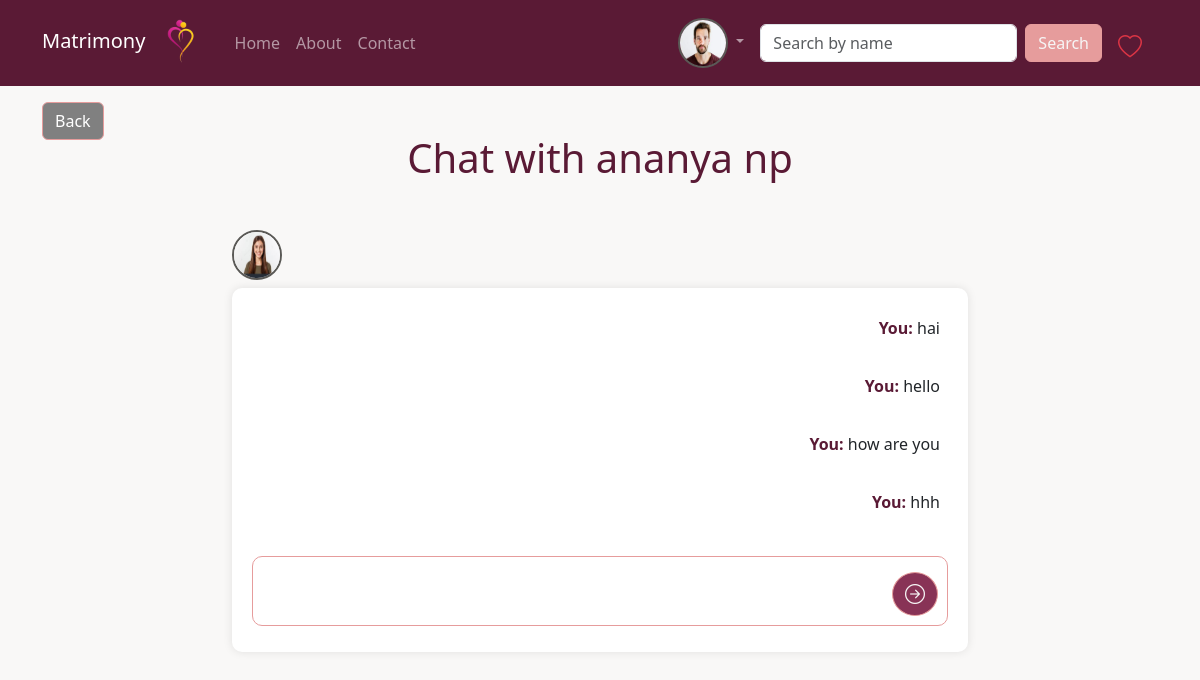
Page /user/chatbox/3/ (signed in) on the committed database.
### account/models.py (models this page shows, shortened)
class User(AbstractUser):
    GENDER_CHOICES = (
        ('MALE', 'Male'),
        ('FEMALE', 'Female'),
        ('OTHERS', 'Other'),
    )
    EXPERTISE_CHOICES = (
        ('BEGINNER', 'Beginner'),
        ('IINTERMEDIATE', 'Intermediate'),
        ('EXPERT', 'Expert'),
    )
    INTERESTS_CHOICES = (
        ('READING', 'Reading'),
        ('WRITING', 'Writing'),
        ('MUSIC', 'Music'),
        ('OTHERS', 'Others'),
    )
    HOBBIES_CHOICES = (
        ('DANCE', 'Dance'),
        ('TRAVEL', 'Travel'),
        ('FOOTBALL', 'Football'),
        ('CRICKET', 'Cricket'),
        ('OTHER', 'Other_activities'),
    )
    profile_photo = models.ImageField(
        upload_to='profile_photos/',
        blank=True,
        verbose_name='Profile photo'
    )
    date_of_birth = models.DateField(
        null=True,
        blank=False,
        verbose_name='Date of birth'
    )
    gender = models.CharField(
        max_length=10,
        choices=GENDER_CHOICES,
        blank=False,
        verbose_name='Gender',
        default='MALE'
    )
    phone_number = models.CharField(
        max_length=15,
        unique=True,
        blank=True,
        null=True,
        verbose_name='Phone number'
    )
    age = models.PositiveIntegerField(null=True, blank=True)
    hobbies = models.TextField(max_length=255, blank=False)
    interests = models.TextField(max_length=255, blank=False)
    smoking_status = models.CharField(max_length=20,default='Non-smoker', choices=[('Non-smoker', 'Non-smoker'),('Smoker', 'Smoker'),('Occasional', 'Occasional'),])
    drinking_status = models.CharField(max_length=20,default='Non-drinker', choices=[('Non-drinker', 'Non-drinker'),('Drinker', 'Drinker'),('Occasional', 'Occasional'),])
    qualification = models.CharField(max_length=255, blank=False
                                     ,choices=[('SSLC', 'SSLC'), ('PLUSTWO', 'PLUSTWO'), ('BACHELOR', 'BACHELOR'), ('MASTERS', 'MASTERS'), ('PHD', 'PHD')]
)
    company_name = models.CharField(max_length=255, blank=True)
    designation = models.CharField(max_length=255, blank=True)
    location = models.CharField(max_length=255, blank=True)
    job_title = models.CharField(max_length=255, blank=True)
    expertise = models.CharField(
        max_length=100,
        choices=EXPERTISE_CHOICES,
        blank=True,
        verbose_name='Expertise',
        default=''
    )

### user/models.py (models this page shows, shortened)
class Message(models.Model):
    sender = models.ForeignKey(User, related_name='sent_messages', on_delete=models.CASCADE)
    recipient = models.ForeignKey(User, related_name='received_messages', on_delete=models.CASCADE)
    content = models.TextField()
    timestamp = models.DateTimeField(auto_now_add=True)

### user/views.py (the view)
# urls.py: path('chatbox/<int:user_id>/', chat_view, name='chatbox'),
@login_required
def chat_view(request, user_id):
    partner = get_object_or_404(User, id=user_id)
    messages = Message.objects.filter(
        sender=request.user, recipient=partner
    ) | Message.objects.filter(
        sender=partner, recipient=request.user
    ).order_by('timestamp')
    context = {
        'partner': partner,
        'messages': messages
    }
    return render(request, 'chatbox.html', context)

### user/templates/chatbox.html (shortened to what this page needs)
{% extends 'usernav/shared/navbar.html' %}
{% block content %}
<link rel="stylesheet" href="https://cdnjs.cloudflare.com/ajax/libs/bootstrap-icons/1.10.3/font/bootstrap-icons.min.css">
<div class="container">
    <div class="row">
        <div class="col">
            <button type="button" class="btn btn-secondary my-3"  style="color: rgb(246, 245, 245); background-color: grey; border-color: rgb(230, 156, 156);">
                <a style="text-decoration: none;color: white;" href="{% url 'user:inbox'%}">Back</a>
            </button>
        </div>
        <div class="col-8">
            <h1 class="text-center my-5" style="color: rgb(90, 26, 53);">Chat with {{ partner.get_full_name }}</h1>
            <a href="{% url 'user:partner_profile' partner.id %}" class="">
                <img src="{{partner.profile_photo.url }}" alt="Profile Photo" width="50" height="50" style="border-radius: 25px;border: 2px solid rgb(90, 89, 86);" class="profile-photo">
            </a>
            <div class="chat-container mt-2">
                <div id="chat-messages">
                    {% for message in messages %}
                    <div class="row mb-2">
                        {% if message.sender == request.user %}
                            <div class="col-12 d-flex justify-content-end">
                                <div class="chat-message   p-2 rounded" style="max-width: 60%;">
                                    <p class="mb-0"><strong>You:</strong> {{ message.content }}</p>
                                </div>
                            </div>
                        {% endif %}
                    </div>
                {% endfor %}
                </div>
                <form method="post" action="{% url 'user:send_message' partner.id %}">
                    <div class="textarea-container mt-4">
                        <textarea name="content" rows="2" required></textarea>
                        <div class="send-button">
                            <button type="submit" class="btn btn-custom">
                                <i class="bi bi-arrow-right-circle fs-5"></i>
                            </button>
                        </div>
                    </div>
                </form>
            </div>
        </div>
        <div class="col"></div>
    </div>
</div>
{% endblock %}

### user/templates/usernav/shared/navbar.html (shortened to what this page needs)
{% load static %}
<!doctype html>
<html lang="en">
<head>
    <link href="https://cdn.jsdelivr.net/npm/bootstrap@5.3.2/dist/css/bootstrap.min.css" rel="stylesheet"
 />
    <link rel="stylesheet" href="https://cdn.jsdelivr.net/npm/bootstrap-icons@1.10.5/font/bootstrap-icons.css">
</head>
<body>
    <header>
            <nav class="navbar navbar-expand-sm navbar-dark " style="background-color: rgb(90, 26, 53);">
                <div class="container">
                    <a class="navbar-brand" href="#">Matrimony
                        <img src="{% static 'images/logo.png' %}" alt="" width="60" height="60">
                    </a>
                    <div class="collapse navbar-collapse" id="collapsibleNavId">
                        <ul class="navbar-nav me-auto mt-2 mt-lg-0">
                            <li class="nav-item mnav">
                                <a class="nav-link" href="{% url 'user:matrimonyhome' %}">Home</a>
                            </li>
                            <li class="nav-item mnav">
                                <a class="nav-link" href="{% url 'user:about' %}">About</a>
                            </li>
                            <li class="nav-item mnav">
                                <a class="nav-link" href="#">Contact</a>
                            </li>
                        </ul>
                        {% if user.is_authenticated %}
                        <ul class="navbar-nav ms-auto mt-2 mt-lg-0 me-2" >
                            <li class="nav-item dropdown">
                                <a class="nav-link dropdown-toggle" href="#" role="button" data-bs-toggle="dropdown" aria-expanded="false">
                                    <img src="{{user.profile_photo.url }}" alt="Profile Photo" width="50" height="50" style="border-radius: 25px;border: 2px solid rgb(90, 89, 86);" class="">
                                </a>
                              </li>
                        </ul>
                        {% endif %}
                        <form class="d-flex my-2 my-lg-0" method="get" action="{% url 'user:partner_search' %}">
                            <input class="form-control me-sm-2" type="text" name="name" placeholder="Search by name" />
                            <button class="btn my-2 my-sm-0" style="color: rgb(246, 245, 245); background-color: rgb(230, 156, 156); border-color: rgb(230, 156, 156);" type="submit">
                                Search
                            </button>
                        </form>
                        {% if user.is_authenticated %}
                        <li class="nav-item mt-2 fs-4 mx-3  " style="list-style: none;">
                            <a href="{% url 'user:favorites' %}">
                                <i class="bi bi-heart text-danger" ></i>
                            </a>
                        </li>
                        {% endif %}
                    </div>
                </div>
            </nav>
    </header>
    <main>
        {% block content %}
        {% endblock content %}
    </main>
</body>
</html>

### user/templates/chatbox.html (style rules this page uses)
body { background-color: rgb(249, 248, 247); }
.btn-custom { color: rgb(246, 245, 245); background-color: rgb(136, 51, 86); border-color: rgb(230, 156, 156); }
.chat-container { background-color: white; padding: 20px; border-radius: 10px; box-shadow: 0px 0px 10px rgba(0, 0, 0, 0.1); }
.chat-message { margin-bottom: 10px; }
.chat-message p { margin: 0; }
.chat-message strong { color: rgb(90, 26, 53); }
.textarea-container { position: relative; }
.textarea-container textarea { width: 100%; padding: 10px; border-radius: 10px; border: 1px solid rgb(230, 156, 156); resize: none; }
.send-button { position: absolute; top: 50%; right: 10px; transform: translateY(-50%); }
.send-button .btn { border-radius: 50%; }
.profile-photo { border-radius: 25px; border: 2px solid rgb(90, 89, 86); transition: transform 0.3s ease, box-shadow 0.3s ease; }

### rows in the picture
User: profile_photo (picture)
User: get_full_name "ananya np", profile_photo (picture)
Message: content "hai"
Message: content "hello"
Message: content "how are you"
Message: content "hhh"
